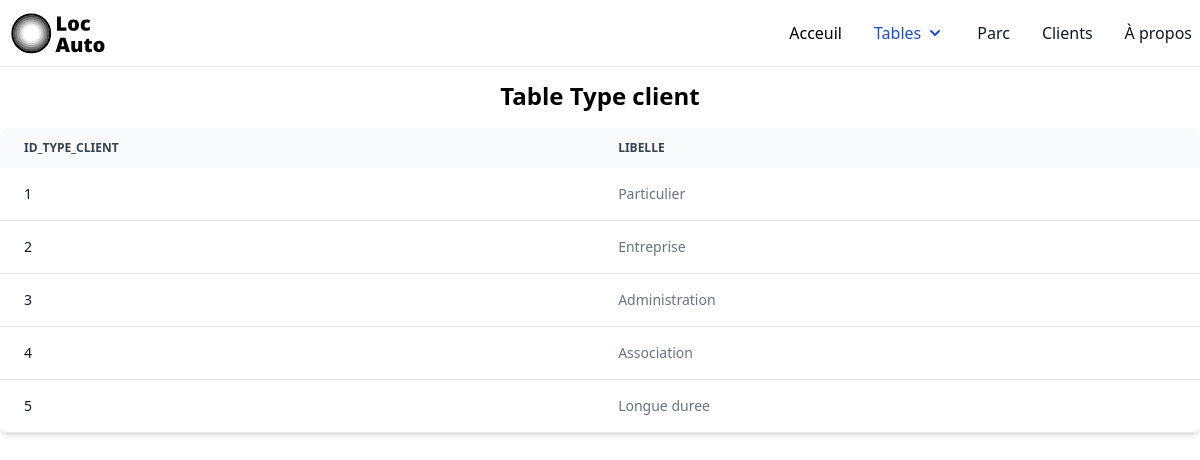
The app's page /views/Locauto/type_client.php with its own data.
### tables this page shows
CREATE TABLE `Type_client` (
  `id_type_client` int(11) NOT NULL,
  `libelle` varchar(50) NOT NULL
);

### phpFiles/tools/biblio.php (called while the page is built, shortened)
<?php
function connexionDatabase(): mysqli
{
    return new mysqli(SERVEUR, LOGIN, MDP, BD);
}
?>

### phpFiles/DAO/Type_clientDao.php (called while the page is built, shortened)
<?php
require_once "../../phpFiles/classes/Type_clientClass.php";
require_once "../../phpFiles/tools/biblio.php";
class Type_clientDao
{
    private static Type_clientDao $instance;
    private $connexion;
    private function __construct()
    {
        $this->connexion = connexionDatabase();
    }
    public static function getInstance(): Type_clientDao
    {
        if (!isset(self::$instance)) {
            self::$instance = new Type_clientDao();
        }
        return self::$instance;
    }
    public function dictToObj($data): Type_clientClass
    {
        return new Type_clientClass($data->id_type_client, $data->libelle);
    }
    public function getAllObj(): array
    {
        $allObj = array();
        $request = "SELECT * FROM Type_client";
        $request_result = mysqli_query($this->connexion, $request);
        while ($data = mysqli_fetch_object($request_result)) {
            $allObj[] = $this->dictToObj($data);
        }
        return $allObj;
    }
}
?>

### phpFiles/classes/Type_clientClass.php (called while the page is built)
<?php
class Type_clientClass
{
    private ?int $id;
    private ?string $libelle;
    public function __construct($id, $libelle)
    {
        $this->id = $id;
        $this->libelle = $libelle;
    }
    public function getId(): int
    {
        return $this->id;
    }
    public function getLibelle(): string
    {
        return $this->libelle;
    }
}

### views/Locauto/type_client.php (the view, shortened to what this page needs)
<?php
include "../../phpFiles/DAO/Type_clientDao.php";
include "../../phpFiles/widgets/html-part.php";
$DaoType_client = Type_clientDao::getInstance();
$allType_client = $DaoType_client->getAllObj();
echo '<h1 class="font font-bold text-gre-900 text-2xl py-4 flex justify-center">Table Type client</h1>';
foreach ($allType_client as $type_client) {
    echo '<tr class="bg-white border-b hover:bg-gray-50">
<th scope="row" class="px-6 py-4 font-medium text-gray-900 whitespace-nowrap">' .
        $type_client->getId() .
        "</th>";
    echo '<td class="px-6 py-4">' .
        $type_client->getLibelle() .
        "</td>
</tr>";
}
?>

### records on screen
type_client: id_type_client "1", libelle "Particulier"
type_client: id_type_client "2", libelle "Entreprise"
type_client: id_type_client "3", libelle "Administration"
type_client: id_type_client "4", libelle "Association"
type_client: id_type_client "5", libelle "Longue duree"

### other values on screen
$name "ID_TYPE_CLIENT"
$name "LIBELLE"
